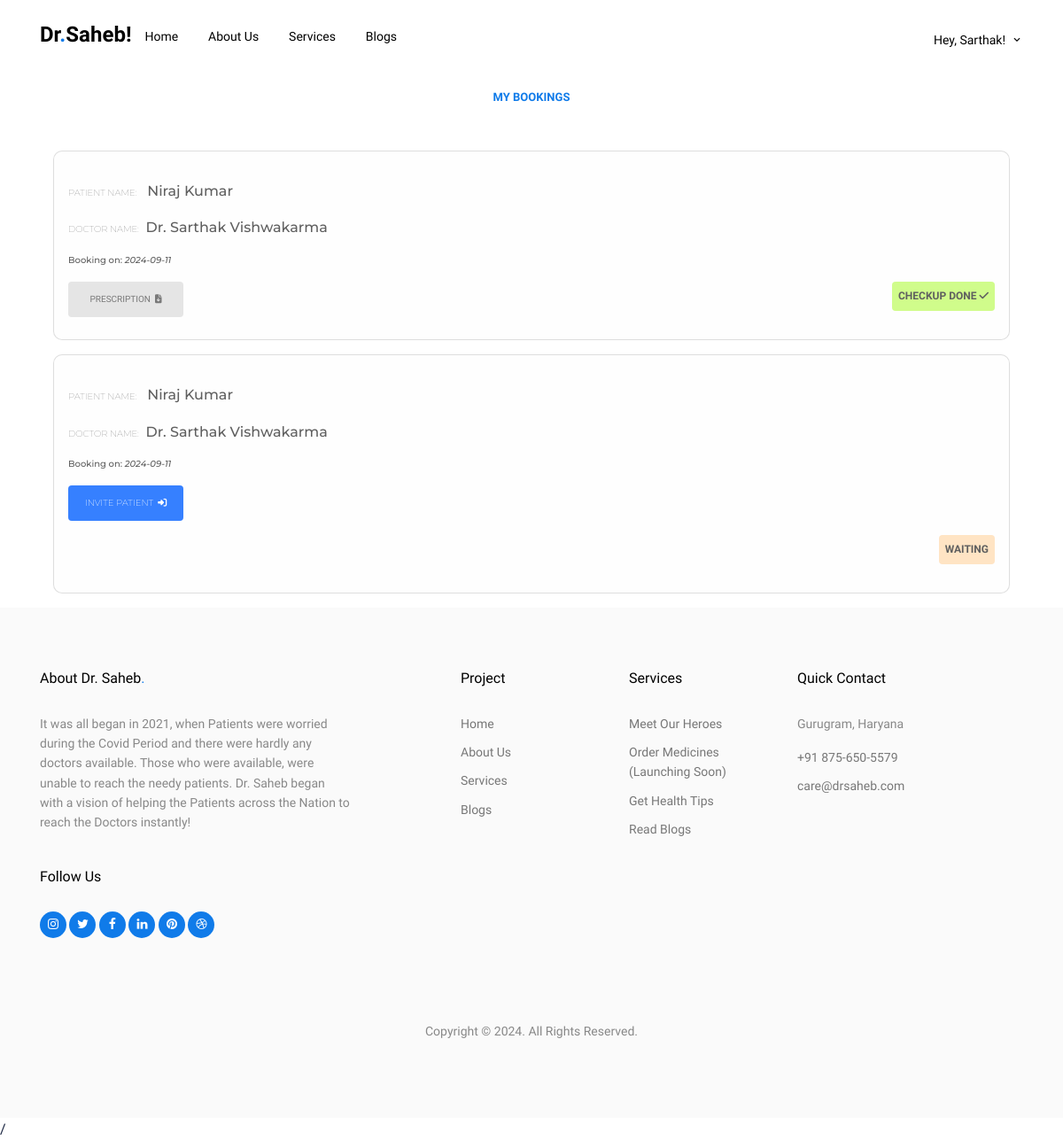
The page /my-bookings/ (signed in) on the database its author committed.
### bookings/models.py (models this page shows)
class Booking(models.Model):
    STATUS_CHOICES = [
        (0, 'Waiting'),
        (1, 'Under Treatment'),
        (2, 'Checkup Done')
    ]
    patient_profile = models.ForeignKey(PatientProfile, on_delete=models.CASCADE)
    doctor_profile = models.ForeignKey(DoctorProfile, on_delete=models.CASCADE)
    booked_on = models.DateTimeField(auto_now_add=True)
    review = models.TextField(max_length=200, null=True, default='--')
    prescription = models.TextField(max_length=200, null=True, default='--')
    status = models.IntegerField(choices=STATUS_CHOICES, default=0)
    prescribed_date = models.DateTimeField(auto_now_add=False, null=True, blank=True)
    pr_no = models.CharField(max_length=40, default='--')

### patient/models.py (models this page shows)
class PatientProfile(models.Model):
    user = models.OneToOneField(User, on_delete=models.CASCADE)
    district = models.CharField(max_length=120, default=None)
    state = models.CharField(max_length=100, default=None)
    healthCard = models.CharField(max_length=100, default=None)
    desc = models.TextField(max_length=150, default=None)

### doctor/models.py (models this page shows)
class DoctorProfile(models.Model):
    user = models.OneToOneField(User, on_delete=models.CASCADE)
    department = models.ForeignKey(Department, on_delete=models.CASCADE)
    reg_no = models.CharField(max_length=10)
    specialist = models.CharField(max_length=100)
    desc = models.TextField(max_length=200, default=None)
    degree = models.CharField(max_length=200)
    hospital = models.CharField(max_length=150)
    hospital_district = models.CharField(max_length=150)
    hospital_state = models.CharField(max_length=150)
    fees = models.CharField(max_length=50)
    avail = models.BooleanField(default=False)
    room_id = models.CharField(max_length=100, default='--')

### drsaheb/views.py (the view)
# urls.py: path('my-bookings/', views.bookings, name='bookings'),
def bookings(request):
    user = UserProfile.objects.filter(user__username = request.user).first()
    role = user.role
    if role == 'patient':
        patient = PatientProfile.objects.filter(user__username = request.user).first()
        books = Booking.objects.filter(patient_profile = patient).order_by('-booked_on')
        return render(request, 'PatientBooking.html', {
            'userProfile':user,
            'bookings':books
        })
    else:
        doctor = DoctorProfile.objects.filter(user__username = request.user).first()
        books = Booking.objects.filter(doctor_profile = doctor).order_by('-booked_on')
        return render(request, 'DoctorBooking.html', {
            'userProfile':user,
            'bookings':books
        })

### Templates/DoctorBooking.html (shortened to what this page needs)
{% extends 'Base/Base.html' %}
{% block content %}
<div class="untree_co-hero pb-0" id="home-section">
    <div class="container">
        <div class="container">
            <div class="row d-flex align-items-center justify-content-center">
                <div class="col-12">
                    <div class="row justify-content-center">
                        <div class="col-md-7 text-center mb-5">
                            <span class="caption" data-aos="fade-up" data-aos-delay="0">My Bookings</span>
                        </div>
                    </div>
                </div>
            </div>
        </div>
        {% for book in bookings %}
        <div class="col-md-12 mb-3" data-aos="fade-up" data-aos-delay="0">
            <div class="card" style="border-radius: 10px; background-color: #fefefe;">
                <div class="card-body blog-box" style="padding: 1rem;">
                    <div class="blog-main">
                        <div class="blog-content">
                            <span
                                style="font-weight: bold; text-transform: uppercase; font-size: 10px; font-weight: 100;">Patient
                                Name:&nbsp;&nbsp;&nbsp;</span> {{book.patient_profile.user.first_name}}
                            {{book.patient_profile.user.last_name}}
                        </div>
                        <div class="blog-content">
                            <span
                                style="font-weight: bold; text-transform: uppercase; font-size: 10px; font-weight: 100;">Doctor
                                Name:&nbsp;&nbsp;&nbsp;</span>Dr. {{book.doctor_profile.user.first_name}}
                            {{book.doctor_profile.user.last_name}}
                        </div>
                        <div class="blog-content" style="font-size: 10px;">
                            Booking on: <i>{{book.booked_on|date:"Y-m-d"}}</i>
                        </div>
                        {% if book.status == 0 %}
                        <div class="blog-content">
                            <a href="/invite/{{book.id}}" target="_blank"><button class="btn-submit-clear join-doctor" name="join" style="margin: 0;">Invite Patient&nbsp;&nbsp;<i class="fa-solid fa-right-to-bracket"></i></button></a>
                        </div>
                        {% endif %}
                    </div>
                    <div class="blog-end">
                        <div class="blog-end-1">
                            {% if book.status == 2 %}
                            <a href="/download/{{book.id}}" target="_blank"><button class="btn-submit-clear" name="join" style="margin: 0;">Prescription&nbsp;&nbsp;<i
                                        class="fa-solid fa-file-arrow-down"></i></button></a>
                            {% endif %}
                        </div>
                        <div class="blog-end-1">
                            {% if book.status == 0 %}
                            <p style="background-color: bisque; padding: 7px; border-radius: 4px; font-weight: bold;">
                                Waiting
                            </p>
                            {% endif %}
                            {% if book.status == 2 %}
                            <p
                                style="background-color: rgb(208, 252, 139); padding: 7px; border-radius: 4px; font-weight: bold;">
                                Checkup Done&nbsp;<i class="fa-solid fa-check"></i>
                            </p>
                            {% endif %}
                        </div>
                    </div>
                </div>
            </div>
        </div>
        {% endfor %}
    </div>
</div>
{% endblock %}

### Templates/Base/Navbar.html (shortened to what this page needs)
<nav class="site-nav dark js-site-navbar mb-5 site-navbar-target">
  <div class="container">
    <div class="site-navigation">
      <a href="index.html" class="logo m-0 float-left">Dr<span class="text-primary">.</span>Saheb!</a>
      <ul class="js-clone-nav d-none d-lg-inline-block site-menu float-left">
        <li class="active"><a href="/" class="nav-link">Home</a></li>
        <li><a href="{% url 'about' %}" class="nav-link">About Us</a></li>
        {% if request.user.is_authenticated %}
        <li><a href="{% url 'services' %}" class="nav-link">Services</a></li>
        <li><a href="{% url 'blog:blogs' %}" class="nav-link">Blogs</a></li>
        {% endif %}
      </ul>
      <ul class="js-clone-nav d-none mt-1 d-lg-inline-block site-menu float-right">
        {% if request.user.is_authenticated %}
        <li class="has-children">
          <a href="#" class="nav-link">Hey, {{ request.user.first_name }}!</a>
        </li>
        {% else %}
        <li class="cta-button-outline"><a href="{% url 'account:sign-in' %}">Sign in</a></li>
        <li class="cta-primary"><a href="{% url 'account:register' %}">Register</a></li>
        {% endif %}
      </ul>
    </div>
  </div>
</nav>

### Static/css/Account.css (style rules this page uses)
* { box-sizing: border-box; margin: 0; padding: 0; }

### Static/css/style.css (style rules this page uses)
body { font-family: "Work Sans", sans-serif; line-height: 1.6; background: #ffffff; overflow-x: hidden; font-size: 16px; color: #18233F; letter-spacing: normal; }
body:before { content: ""; position: fixed; top: 0; left: 0; z-index: 99; right: 0; bottom: 0; background: rgba(0, 0, 0, 0.2); opacity: 0; visibility: hidden; -webkit-transition: .3s all ease; -o-transition: .3s all ease; transition: .3s all ease; }
a { color: #107BE9; -webkit-transition: .3s all ease; -o-transition: .3s all ease; transition: .3s all ease; }
.text-primary { color: #107BE9 !important; }
.logo { font-size: 24px; color: #ffffff; font-weight: 700; }
.site-nav { position: absolute; width: 100%; z-index: 10; }
.site-nav a { position: relative; z-index: 9; cursor: pointer; }
.site-nav { padding-top: 20px; padding-bottom: 20px; }
.site-nav .site-navigation .site-menu { margin-bottom: 0; }
.site-nav .site-navigation .site-menu > li { display: inline-block; }
.site-nav .site-navigation .site-menu > li > a { font-weight: 500; font-size: 14px; padding: 10px 15px; display: inline-block; text-decoration: none !important; position: relative; }
.site-nav .site-navigation .site-menu > li.active > a { color: #ffffff; }
.site-nav .site-navigation .site-menu .has-children { position: relative; }
.site-nav .site-navigation .site-menu .has-children > a { position: relative; padding-right: 20px; }
.site-nav .site-navigation .site-menu .has-children > a:before { position: absolute; content: "\e313"; font-size: 14px; top: 50%; right: 0; -webkit-transform: translateY(-50%); -ms-transform: translateY(-50%); transform: translateY(-50%); font-family: 'icomoon'; }
.site-nav.dark a { color: #000000; }
.site-nav.dark .site-navigation .site-menu > li.active > a { color: #000000; }
.untree_co-hero { position: relative; }
.untree_co-hero, .untree_co-hero > .container > .row { padding: 6rem 0; }
.caption { color: #107BE9; font-size: 13px; text-transform: uppercase; font-weight: 700; display: inline-block; }

### Static/css/MyCSS.css (style rules this page uses)
.blog-box { display: flex; flex-direction: column; justify-content: space-between; text-align: justify; }
.blog-content { font-size: 16px; color: #5f5f5f; font-family: "Montserrat", system-ui; font-optical-sizing: auto; font-weight: 500; font-style: normal; margin: 1rem 0rem; }
.blog-end { display: flex; flex-direction: row; justify-content: space-between; flex-wrap: wrap; font-size: 12px; color: #5f5f5f; text-transform: uppercase; }
button { width: 130px; height: 40px; border-radius: 10px; }
.join-doctor { background-color: rgb(54, 128, 255); color: white; }

### rows shown on the page
Booking: patient_profile.user.first_name "Niraj", patient_profile.user.last_name "Kumar", doctor_profile.user.first_name "Sarthak", doctor_profile.user.last_name "Vishwakarma", booked_on "2024-09-11", status "CHECKUP DONE"
Booking: patient_profile.user.first_name "Niraj", patient_profile.user.last_name "Kumar", doctor_profile.user.first_name "Sarthak", doctor_profile.user.last_name "Vishwakarma", booked_on "2024-09-11", status "WAITING"

### other values the page prints
{{ request.user.first_name }} "Sarthak"
